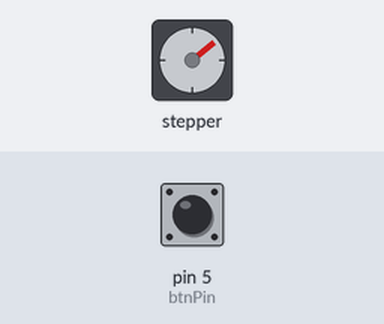
Recording of a sketch running on a simulated Arduino Uno, built with avr-gcc and run on an emulated ATmega328P. Shown: stepper motor. Inputs (shaded band) come from the test bench; at power-on: pin 5 (btnPin) HIGH. Stepper angles assume 2048 steps per turn.

Above: at 1.2 s.
1.3 s: pin 5 (btnPin) pulled LOW for 0.15 s
At 1.66 s:
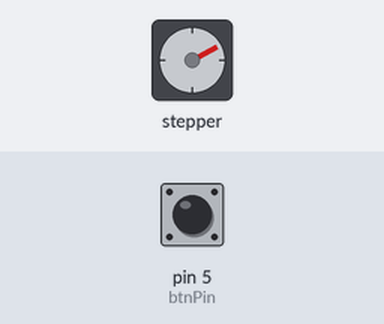
4.4 s: pin 5 (btnPin) pulled LOW for 1 s
At 4.68 s:
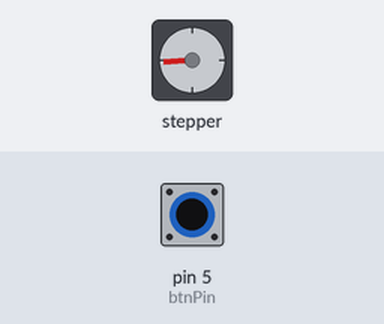
Timing chart, 0 to 17.4 s (numbered marks = the images above; inputs shaded):
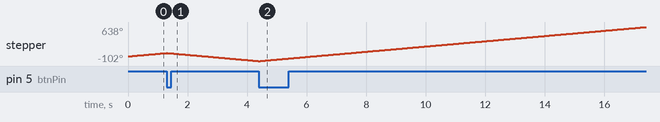

The sketch:

FirstStepperMotorTesting.ino
```cpp
#include <Stepper.h>

int btnPin = 5;

int stepsPerRevolution = 2048;
int motorSpeed = 10; // RPM

Stepper stepper(stepsPerRevolution, 8, 10, 9, 11);

int dir = 1;

int oldBtnVal = 1;
int newBtnVal = 1;

void setup() {
  Serial.begin(9600);

  stepper.setSpeed(motorSpeed);

  pinMode(btnPin, INPUT_PULLUP);
}

void loop() {
  stepper.step(1 * dir);

  newBtnVal = digitalRead(btnPin);

  if(newBtnVal == 0 && oldBtnVal == 1){
    dir *= -1;
  }

  oldBtnVal = newBtnVal;
}
```
